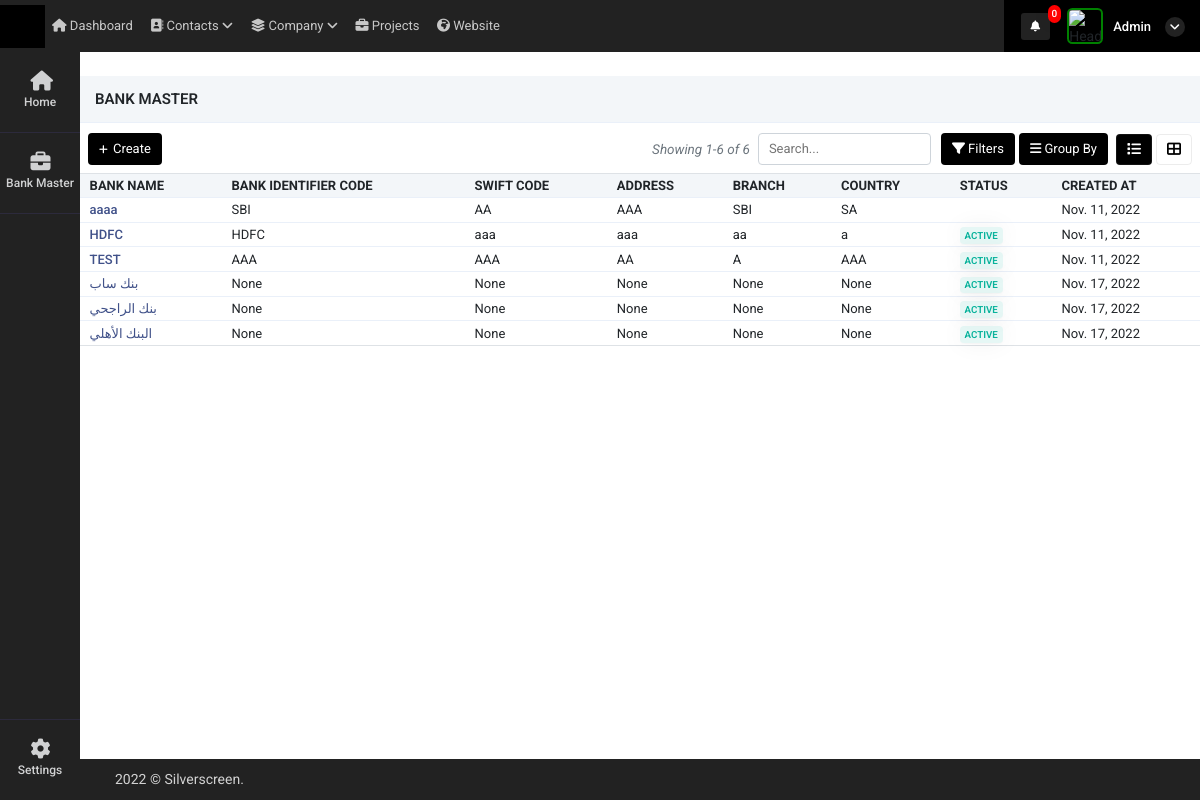
Before: /bank_master (signed in) with the older database file.
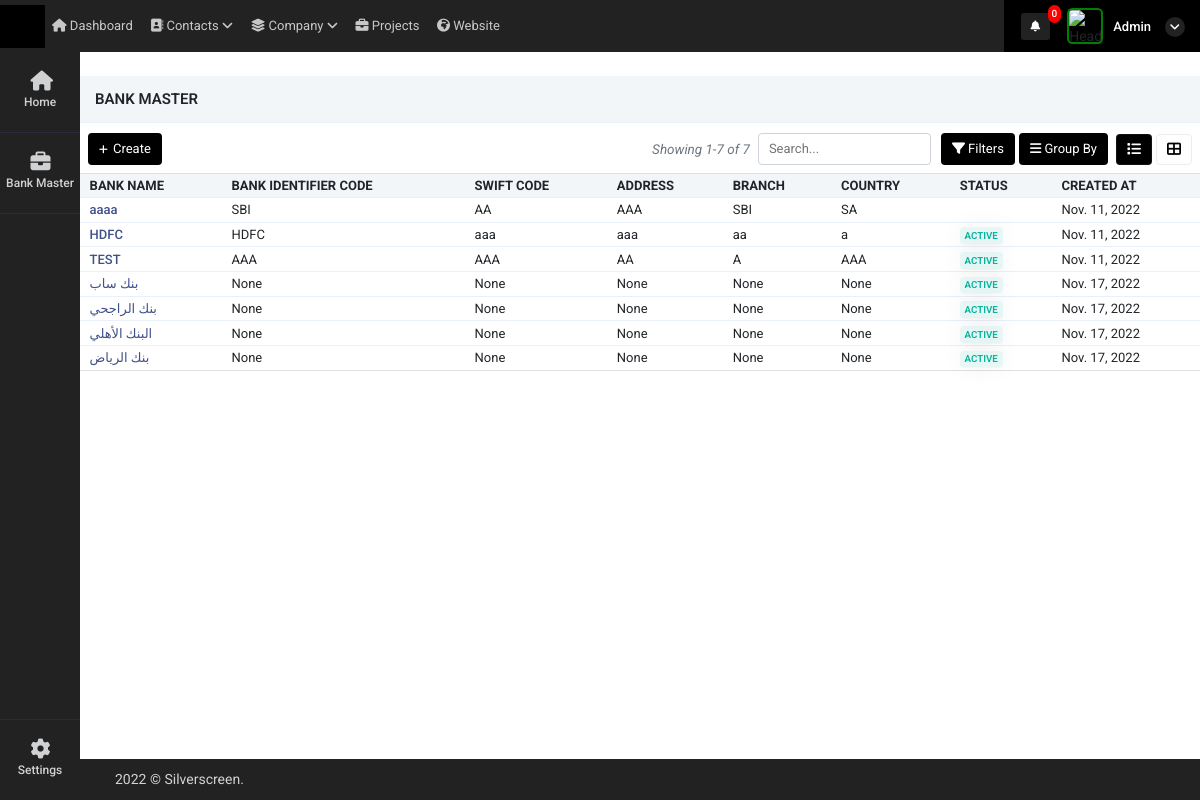
After: the same page with the newer database file.
### super_admin/models.py (models this page shows)
class Bank_details(models.Model):
    bank_name = models.CharField(max_length=255,null=True)
    bank_identifier_code = models.CharField(max_length=255,null=True)
    branch = models.CharField(max_length=255,null=True)
    swift_code = models.CharField(max_length=255,null=True)
    address = models.CharField(max_length=500,null=True)
    country = models.CharField(max_length=255,null=True)
    status = models.CharField(max_length=255,null=True)
    dt = models.DateField(auto_now_add=True)
    tm = models.TimeField(auto_now_add=True)

### super_admin/views.py (the view)
# urls.py: path('bank_master',views.bank_master,name='bank_master'),
def bank_master(request):
    data = Bank_details.objects.all()
    page_number = request.GET.get("page")
    data_paginator = Paginator(data, 10)
    try:
        page_obj = data_paginator.get_page(page_number)
    except PageNotAnInteger:
        page_obj = data_paginator.page(1)
    context = {
        'data': data,
        'page_obj': page_obj,
        'bank_nav':1
    }
    return render(request, 'super_admin/bank_master.html', context)

### super_admin/templatetags/notification.py (called while the page is built, shortened)
@register.filter(name='get_notifications')
def get_notifications(value,args):
    user_dat = User.objects.get(id=value.id)
    st = user_dat.is_superuser
    data_count = ''
    if st == True:
        data_count = user_request_plot.objects.filter(read_status=0).count()
    return data_count

@register.filter(name='get_loginUsernameImage')
def get_loginUsernameImage(value,args):
    user_dat = User.objects.get(id=value.id)
    st = user_dat.is_superuser
    image_url = ''
    if st == True:
        image_url = 'http://10.10.10.119:8000/static/adminicon.jpg'
    else:
        user_data = user_Details.objects.get(auth_user=value.id)
        if user_data.atatchment == '':
            image_url = 'http://10.10.10.119:8000/static/adminicon.jpg'
        else:
            image_url ='../media/'+str(user_data.atatchment)
    return image_url

### super_admin/templates/super_admin/bank_master.html (shortened to what this page needs)
{% extends "super_admin/base10.html" %}
{% block content %}
{% load static %}
<div class="container-fluid mt-4 px-0">
    <div class="row">
        <div class="col-12 buttns">
            <h5>Bank Master</h5>
        </div>
    </div>
    <div class="tab-content contnt" id="demo_result_employee">
        <div class="tab-pane active" id="home1" role="tabpanel">
            <div class="d-flex align-items-center justify-content-between px-2">
                <div class="col-md-4 px-0">
                    <a href="create_bank"><button type="button" class="btn btn-prim add-btn create-button"><i
                                class="fas fa-plus"></i>
                            Create
                        </button></a>
                </div>
                <div class="d-flex align-items-center">
                    <span class="text-muted d-flex align-items-center">
                        <i class="text-muted" style="font-size: 13.5px;">Showing
                            {{ page_obj.start_index }}-{{ page_obj.end_index }} of {{ page_obj.paginator.count }}</i>
                    </span>
                    <input type="text" class="form-cont ml-2" placeholder="Search..." autocomplete="off"
                        id="search_value" value="" onkeyup="myFunction()">
                    <div class="dropdown btn-group fitr">
                        <button type="button" class="btn btn-prim dropdown-toggle" data-toggle="dropdown">
                            <i class="fas fa-filter"></i>
                            Filters
                        </button>
                    </div>
                    <div class="dropdown btn-group grpby">
                        <button type="button" class="btn btn-prim mx-1 dropdown-toggle" data-toggle="dropdown"> <i
                                class="fas fa-bars"></i>
                            Group By
                        </button>
                    </div>
                    <ul class="nav nav-tabs nav-ta" role="tablist">
                        <li class="nav-item mx-1">
                            <a class="nav-link kan-tab active" data-toggle="tab" href="#ho" role="tab"
                                aria-selected="false">
                                <i class="fas fa-list"></i>
                            </a>
                        </li>
                        <li class="nav-item">
                            <a class="nav-link kan-tab" data-toggle="tab" href="#pro" role="tab" aria-selected="false">
                                <i class="fas fa-th-large"></i>
                            </a>
                        </li>
                    </ul>
                </div>
            </div>
            <div class="tab-content">
                <div class="tab-pane active" id="ho" role="tabpanel">
                    <div class="table-responsive mb-1  mt-2">
                        <table class="table table-nowrap align-middle user_table" id="orderTable">
                            <thead class="table-light">
                                <tr class="text-uppercase">
                                    <th class="sort" data-sort="Bank-name">
                                        Bank Name</th>
                                    <th class="sort" data-sort="bank-code">
                                        Bank Identifier Code
                                    </th>
                                    <th class="sort" data-sort="company">
                                        Swift Code
                                    </th>
                                    <th class="sort" data-sort="Address">Address</th>
                                    <th class="sort" data-sort="Branch">
                                        Branch
                                    </th>
                                    <th class="sort" data-sort="country">
                                        country
                                    </th>
                                    <th class="sort" data-sort="company">
                                        Status
                                    </th>
                                    <th class="sort" data-sort="company">
                                        Created At
                                    </th>
                                </tr>
                            </thead>
                            <tbody class="list form-check-all append_search_result">
                                {% for i in page_obj %}
                                <tr onclick="window.location='bank_detail_edit?id={{i.id}}'">
                                    <td class="id"><a href="bank_detail_edit?id={{i.id}}"
                                            class="fw-medium link-primary">{{i.bank_name}}</a>
                                    </td>
                                    <td class="customer_name">{{i.bank_identifier_code}}
                                    </td>
                                    <td class="status">{{i.swift_code}}
                                    </td>
                                    <td class="product_name">{{i.address}}</td>
                                    <td class="status">{{i.branch}}
                                    </td>
                                    <td class="date">{{i.country}}</td>
                                    <td class="company">
                                        {% if i.status == "Active" %}
                                        <span class="badge badge-soft-success text-uppercase">Active</span>
                                        {% elif i.status == "Inactive"  %}
                                        <span style="color: red!important"
                                            class="badge badge-soft-success text-uppercase">Inactive</span>
                                        {% endif %}
                                    </td>
                                    <td class="status">{{i.dt}}
                                    </td>
                                </tr>
                                {% endfor %}
                            </tbody>
                        </table>
                    </div>
                </div>
            </div>
        </div>
    </div>
</div>
{% endblock %}

### super_admin/templates/super_admin/base10.html (shortened to what this page needs)
<!doctype html>
<html lang="en">
    {% load static %}
    {% load notification %}
<head>
    <link rel="stylesheet" href="{% static 'admin/css/morris.css' %}">
    <link href="{% static 'admin/css/bootstrap.min.css' %}" rel="stylesheet" type="text/css" />
    <link href="{% static 'admin/css/icons.css' %}" rel="stylesheet" type="text/css" />
    <link href="{% static 'admin/css/style.css' %}" rel="stylesheet" type="text/css" />
</head>
<body class="">
    <div id="wrapper">
        <div class="left side-menu">
            <div class="slimscroll-menu" id="remove-scroll">
                <div id="sidebar-menu" class="sidaber_menu">
                    <ul class="" id="side-menu">
                        <li>
                            <a class="splnav" href="{% url 'home' %}"> <i class="fa fa-home"></i>
                                <p>Home</p>
                            </a>
                        </li>
                        {% if bank_nav == 1 %}
                        <li>    <a href="bank_master" class="splnav"> <i class="fas fa-briefcase"></i>        <p>Bank Master</p>    </a></li>{% endif %}
                                                <li class="bootm_toggle_settings_button ">
                                                    <a class="splnav bdr_btmnone_nav" href="profile"> <i class="fa fa-cog"></i>
                                                        <p>Settings</p>
                                                    </a>
                                                </li>
                    </ul>
                </div>
            </div>
        </div>
        <div class="content-page">
            <div class="topbar">
                <div class="navbar-header">
                    <div class="d-flex">
                        <div class="binance">
                        </div>
                    </div>
                    <ul class="navbar-nav1 bg-2 col">
                        <li class="nav-item d-none d-sm-inline-block">
                            <a href="" class="nav-link"><i class="fa fa-home"></i> Dashboard</a>
                        </li>
                        <li class="nav-item d-none d-sm-inline-block">
                            <a href="" class="nav-link"><i class="fa fa-address-book"></i> Contacts <i
                                    class="a-right fa fa-angle-down"></i></a>
                        </li>
                        <li class="nav-item d-none d-sm-inline-block">
                            <a href="" class="nav-link"><i class="fas fa-layer-group"></i> Company <i
                                    class="a-right fa fa-angle-down"></i></a>
                        </li>
                        <li class="nav-item d-none d-sm-inline-block">
                            <a href="" class="nav-link"><i class="fas fa-briefcase"></i> Projects</a>
                        </li>
                        <li class="nav-item d-none d-sm-inline-block">
                            <a href="" class="nav-link"><i class="fas fa-globe-africa"></i> Website</a>
                        </li>
                    </ul>
                    <div class="d-flex align-items-center icns">
                        <div class="dropdown topbar-head-dropdown ms-1 header-item">
                            <a href="view_all_activity">
                                <i class="fas fa-bell fs-icn">
                                    <span
                                        class="position-absolute topbar-badge fs-9 translate-middle badge rounded-pill bg-red">{{ request.user|get_notifications:"sss" }}</span></i>
                                    </a>
                        </div>
                        <div class="dropdown header-item topbar-user king button-drpdown">
                            <span class="d-flex align-items-center drpdown-toggle">
                                <img class="header-profile-user" src="{{ request.user|get_loginUsernameImage:"sss" }}" alt="Header Avatar">
                                <span class="text-start ms-xl-2">
                                    <span class="d-none d-xl-inline-block ms-1 fw-medium user-name-text">  {{request.user.username|title}}</span>
                                    <i class="pro-icn fa fa-angle-down"></i>
                                </span>
                            </span>
                        </div>
                    </div>
                </div>
            </div>
            <div class="content">
                {% block content %}
                {% endblock %}
            </div>
            <footer class="footer">
                <div class="container-fluid">
                    <div class="row">
                        <div class="col-sm-6">
                             © Silverscreen.
                        </div>
                        <div class="col-sm-6">
                        </div>
                    </div>
                </div>
            </footer>
        </div>
    </div>
</body>
</html>

Changed rows visible on the page:
added Bank_details: bank_name "بنك الرياض", bank_identifier_code "None", swift_code "None", address "None", branch "None", country "None", status "ACTIVE", dt "Nov. 17, 2022"
Other visible differences:
{{ page_obj.end_index }}: "6" → "7"
{{ page_obj.paginator.count }}: "6" → "7"
